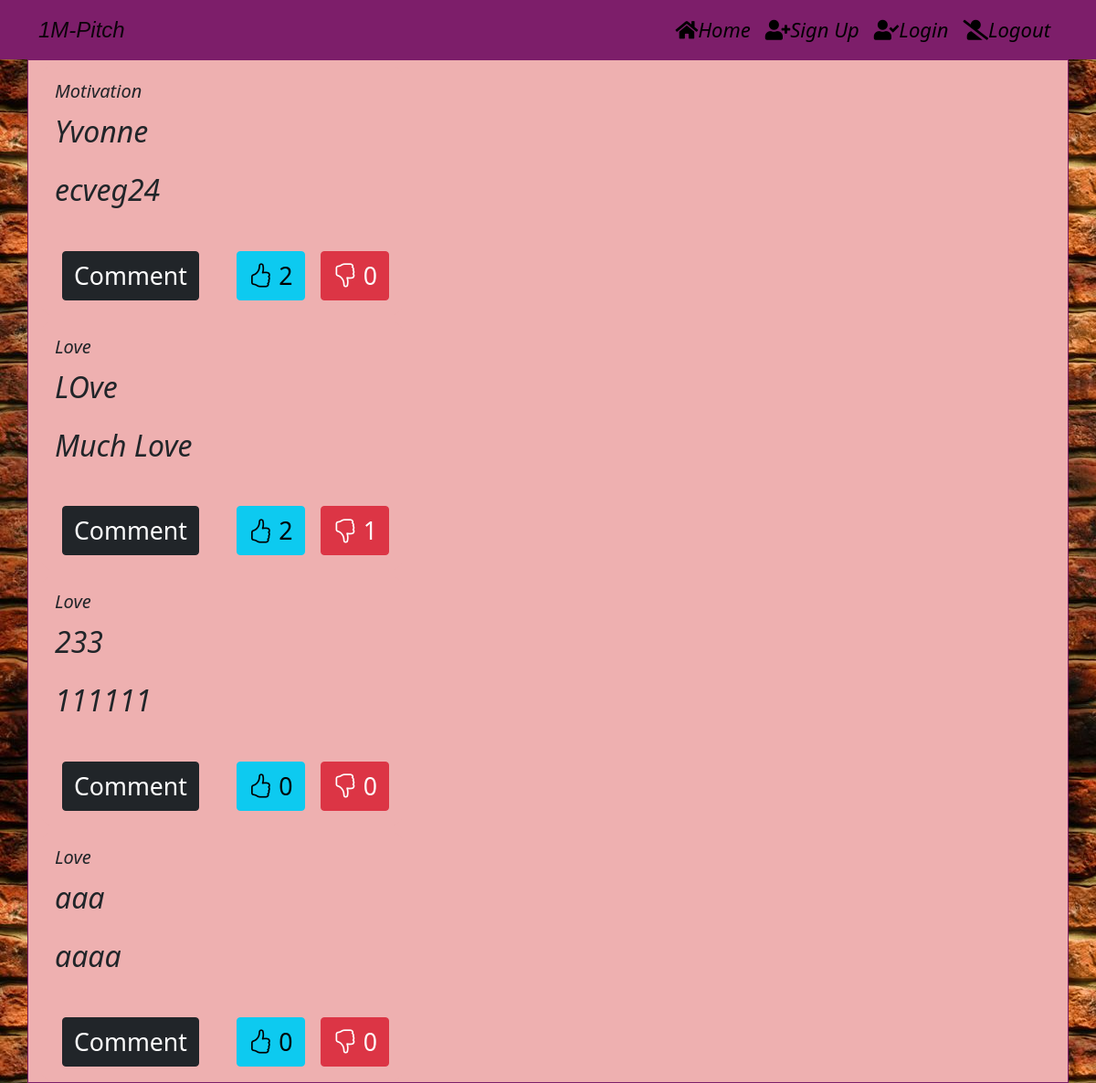
Before: /pitches (signed in) with the older database file.
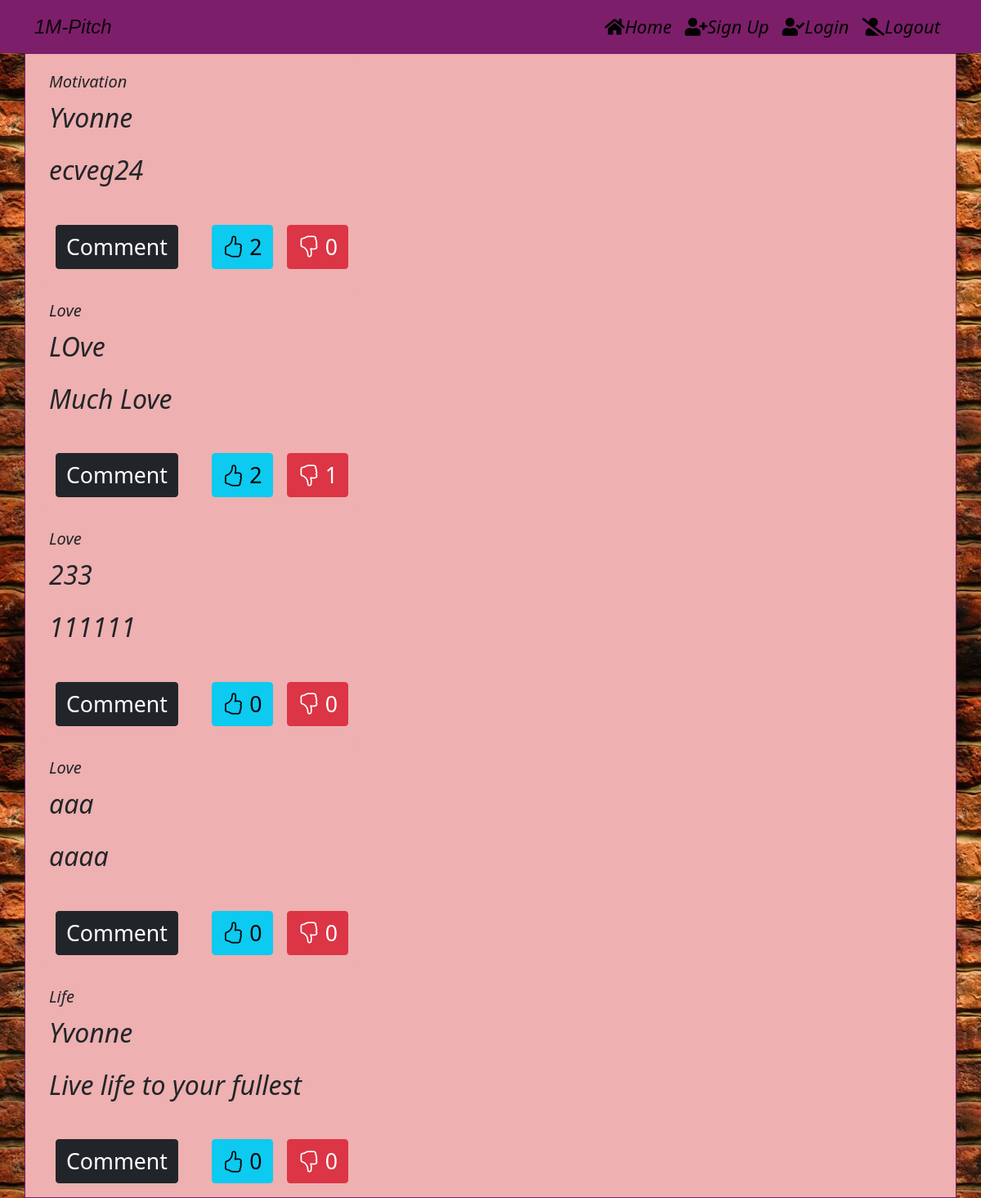
After: the same page with the newer database file.
### app/models.py (models this page shows)
class Pitch(db.Model):
    __table_name__ = 'pitches'
    id = db.Column(db.Integer, primary_key=True)
    title = db.Column(db.String(255), nullable=False)
    category = db.Column(db.String(255), nullable=False)
    content = db.Column(db.String(255), nullable=False)
    user_id = db.Column(db.Integer, db.ForeignKey('user.id'))
    comment = db.relationship('Comment', backref='pitch', lazy='dynamic')
    upvotes = db.relationship('UpVote', backref='pitch', lazy='dynamic')
    downvotes = db.relationship('DownVote', backref='pitch', lazy='dynamic')
    date = db.Column(db.DateTime(timezone=True), default=func.now())

### app/main/views.py (the view)
@main.route('/pitches')
@login_required
def pitches():
    pitches = Pitch.query.all()
    for pitch in pitches:
        print(pitch.content)
    return render_template('display_pitch.html', pitches=pitches)

### app/__init__.py (called while the page is built)
def create_app(config_name):  # a method to instantiate our App
    app = Flask(__name__)
    app.config['SECRET_KEY'] = 'SECRET'
    app.config['SQLALCHEMY_DATABASE_URI'] = f'sqlite:///{DB_NAME}'
    db.init_app(app)  # initialise our db
    mail.init_app(app) # initialize our mail
    login_manager = LoginManager()
    login_manager.login_view = 'auth.login'
    login_manager.init_app(app)
    bootstrap = Bootstrap(app)
    @login_manager.user_loader
    def load_user(user_id):
        return User.query.get(int(user_id))
    app.config.from_object(config_options[config_name])
    from .main import main as main_blueprint
    from .auth import auth as auth_blueprint
    app.register_blueprint(main_blueprint)
    app.register_blueprint(auth_blueprint, url_prefix='/')
    from .models import User, Pitch
    create_database(app)
    return app

### app/templates/display_pitch.html
{% extends 'base.html'%}
{% from 'display_pitch_macro.html' import display_pitches%}
{% block content %}
<div>{{ display_pitches(pitches) }}</div>
{% endblock %}

### app/templates/base.html (shortened to what this page needs)
{% extends 'bootstrap/base.html'%}
     {% block styles %}
    <link href="https://cdn.jsdelivr.net/npm/bootstrap@5.0.2/dist/css/bootstrap.min.css" rel="stylesheet">
    <link rel="stylesheet" href="https://cdn.jsdelivr.net/npm/bootstrap-icons@1.8.1/font/bootstrap-icons.css">
    <link rel="stylesheet" href="https://maxcdn.bootstrapcdn.com/font-awesome/4.4.0/css/font-awesome.min.css">
    <link rel="stylesheet" href="{{ url_for('static', filename='css/styles.css')}}">
    <link rel="stylesheet" href="{{ url_for('static', filename='css/signup.css')}}">
    <link rel="stylesheet" href="{{ url_for('static', filename='css/login.css')}}">
    {% endblock %}
{% block navbar %}
{% include 'navbar.html' %}
{% endblock %}

### app/templates/display_pitch_macro.html
{% extends 'base.html' %}
{% macro display_pitches(pitches) %}
<div class="container pitch">
    <div class="row">
        <div class="col-md-4">
           {% if pitches %}
          {% for pitch in pitches %}
           <div class="card pitchCard" style="width: 25rem;">
                <div class="card-body">
                    <h5 class="card-title">{{pitch.category}}</h5>
                    <p>{{pitch.title}}</p>
                    <p>{{pitch.content}}</p>
                    <div class="footer">
                        <div class="comments">
                            <a href="/comment/{{pitch.id}}"><button class="btn btn-dark">Comment</button></a>
                        </div>
                        <div class="votes">
                            <div class="upvote">
                            <a href="/like/{{pitch.id}}"><button class="btn btn-info"><i class="bi bi-hand-thumbs-up"></i> {{pitch.upvotes.count()}}</button></a>
                        </div>
                        <div class="downvote">
                            <a href="/dislike/{{pitch.id}}"><button class="btn btn-danger"><i class="bi bi-hand-thumbs-down"></i> {{pitch.downvotes.count()}}</button></a>
                        </div>
                        </div>
                    </div>
                </div>
           </div>
          {% endfor %}
         {% endif %}
        </div>
    </div>
</div>
{% endmacro %}

### app/templates/navbar.html (shortened to what this page needs)
<!DOCTYPE html>
<html lang="en">
<head>
  <link rel="stylesheet" href="https://use.fontawesome.com/releases/v5.13.0/css/all.css">
</head>
<body>
<nav class="navbar navbar-expand-lg navbar-light" style="background-color: #7D1E6A">
    <div class="container">
      <a class="navbar-brand" href="#" style="font-family: 'Orbitron', sans-serif; font-size:24px">1M-Pitch</a>
      <div class="collapse navbar-collapse" id="navbarNav">
        <ul class="navbar-nav ms-auto">
            <li class="nav-item">
            <a class="nav-link"  href="/" style="font-size: 22px;"><i class="fa fa-home w3-margin-right"></i>Home</a>
          </li>
          <li class="nav-item">
            <a class="nav-link" href="/sign-up" style="font-size: 22px;"><i class="fa fa-user-plus"></i>Sign Up</a>
          </li>
          <li class="nav-item">
            <a class="nav-link"  href="/login" style="font-size: 22px;"><i class="fa fa-user-check"></i>Login</a>
          </li>
            <li class="nav-item">
            <a class="nav-link" href="/logout" style="font-size: 22px;"><i class="fa fa-user-slash"></i>Logout</a>
          </li>
        </ul>
      </div>
    </div>
  </nav>
</body>
</html>

### app/static/css/styles.css (style rules this page uses)
.navbar { width: 100%; }
.nav-link { color: black !important; }
.card { background-color: #EEB0B0; border: 1px solid #EEB0B0; margin-top: 5px; }
.card-body { padding: 1rem; }
body { font-style: italic; font-size: 2.0rem; background-image: url('static/css/brick.jpg') }
.btn { margin-left: 0.3em; font-size: smaller; margin-top: 1em; }
.pitch { display: flex; align-items: center; justify-content: space-between; border: 1px solid #7D1E6A; background-color: #EEB0B0; }
.footer { display: flex; align-items: center; justify-content: space-between; }
.votes { display: flex; }
.pitchCard { border-radius: 0.5em; }
.downvote { margin-left: 0.3em; }

Changed rows visible on the page:
added Pitch: category "Life", title "Yvonne", content "Live life to your fullest", upvotes.count "0", downvotes.count "0"
